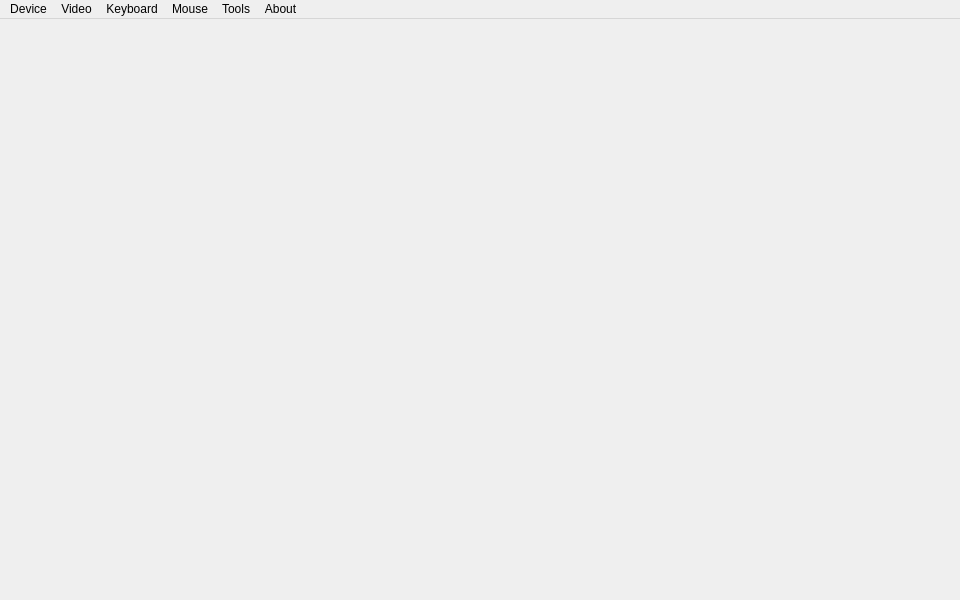
<?xml version="1.0" encoding="UTF-8"?>
<ui version="4.0">
 <class>main_window</class>
 <widget class="QMainWindow" name="main_window">
  <property name="geometry">
   <rect>
    <x>0</x>
    <y>0</y>
    <width>960</width>
    <height>600</height>
   </rect>
  </property>
  <property name="focusPolicy">
   <enum>Qt::FocusPolicy::StrongFocus</enum>
  </property>
  <property name="windowTitle">
   <string>USB KVM Client</string>
  </property>
  <widget class="QWidget" name="centralwidget"/>
  <widget class="QMenuBar" name="menubar">
   <property name="geometry">
    <rect>
     <x>0</x>
     <y>0</y>
     <width>960</width>
     <height>33</height>
    </rect>
   </property>
   <widget class="QMenu" name="menu_device_menu">
    <property name="title">
     <string>Device</string>
    </property>
    <addaction name="action_video_device_setup"/>
    <addaction name="action_video_device_connect"/>
    <addaction name="action_video_device_disconnect"/>
    <addaction name="separator"/>
    <addaction name="action_controller_device_setup"/>
    <addaction name="action_device_reload"/>
    <addaction name="action_device_reset"/>
    <addaction name="separator"/>
    <addaction name="action_minimize"/>
    <addaction name="action_exit"/>
   </widget>
   <widget class="QMenu" name="menu_keyboard">
    <property name="title">
     <string>Keyboard</string>
    </property>
    <widget class="QMenu" name="menu_shortcut_keys">
     <property name="title">
      <string>Shortcut keys</string>
     </property>
    </widget>
    <addaction name="action_pause_keyboard"/>
    <addaction name="action_reload_keyboard"/>
    <addaction name="separator"/>
    <addaction name="menu_shortcut_keys"/>
    <addaction name="action_custom_key"/>
    <addaction name="separator"/>
    <addaction name="action_paste_board"/>
    <addaction name="action_quick_paste"/>
    <addaction name="separator"/>
    <addaction name="action_system_hook"/>
    <addaction name="separator"/>
    <addaction name="action_indicator_light"/>
   </widget>
   <widget class="QMenu" name="menu_mouse">
    <property name="title">
     <string>Mouse</string>
    </property>
    <addaction name="action_pause_mouse"/>
    <addaction name="action_reload_mouse"/>
    <addaction name="separator"/>
    <addaction name="action_capture_mouse"/>
    <addaction name="action_release_mouse"/>
    <addaction name="separator"/>
    <addaction name="action_relative_mouse"/>
    <addaction name="action_hide_cursor"/>
   </widget>
   <widget class="QMenu" name="menu_tools">
    <property name="title">
     <string>Tools</string>
    </property>
    <addaction name="action_open_windows_device_manager"/>
    <addaction name="action_open_on_screen_keyboard"/>
    <addaction name="action_open_calculator"/>
    <addaction name="action_open_snipping_tool"/>
    <addaction name="action_open_notepad"/>
   </widget>
   <widget class="QMenu" name="menu_video">
    <property name="title">
     <string>Video</string>
    </property>
    <addaction name="action_fullscreen"/>
    <addaction name="action_resize_window"/>
    <addaction name="action_topmost"/>
    <addaction name="separator"/>
    <addaction name="action_keep_ratio"/>
    <addaction name="action_capture_frame"/>
    <addaction name="action_record_video"/>
   </widget>
   <widget class="QMenu" name="menu_about">
    <property name="title">
     <string>About</string>
    </property>
    <addaction name="action_about"/>
    <addaction name="separator"/>
    <addaction name="action_about_qt"/>
   </widget>
   <addaction name="menu_device_menu"/>
   <addaction name="menu_video"/>
   <addaction name="menu_keyboard"/>
   <addaction name="menu_mouse"/>
   <addaction name="menu_tools"/>
   <addaction name="menu_about"/>
  </widget>
  <widget class="QStatusBar" name="statusbar">
   <property name="styleSheet">
    <string notr="true">padding: 0px;</string>
   </property>
   <property name="sizeGripEnabled">
    <bool>false</bool>
   </property>
  </widget>
  <action name="action_video_device_setup">
   <property name="text">
    <string>Video device setup</string>
   </property>
   <property name="statusTip">
    <string>Video device setup</string>
   </property>
   <property name="shortcut">
    <string/>
   </property>
  </action>
  <action name="action_video_device_connect">
   <property name="text">
    <string>Connect</string>
   </property>
   <property name="statusTip">
    <string>Connect device</string>
   </property>
  </action>
  <action name="action_video_device_disconnect">
   <property name="text">
    <string>Disconnect</string>
   </property>
   <property name="statusTip">
    <string>Disconnect device</string>
   </property>
  </action>
  <action name="action_exit">
   <property name="text">
    <string>Exit</string>
   </property>
   <property name="statusTip">
    <string>Exit program</string>
   </property>
  </action>
  <action name="action_reload_keyboard">
   <property name="text">
    <string>Reload</string>
   </property>
  </action>
  <action name="action_reload_mouse">
   <property name="text">
    <string>Reload</string>
   </property>
  </action>
  <action name="action_minimize">
   <property name="text">
    <string>Minimize</string>
   </property>
   <property name="statusTip">
    <string>Minimize Window</string>
   </property>
  </action>
  <action name="action_device_reload">
   <property name="text">
    <string>Reload</string>
   </property>
   <property name="statusTip">
    <string>Reload device</string>
   </property>
  </action>
  <action name="action_release_mouse">
   <property name="text">
    <string>Release mouse</string>
   </property>
   <property name="statusTip">
    <string>Press Ctrl+Alt+F12 release mouse</string>
   </property>
  </action>
  <action name="action_capture_mouse">
   <property name="text">
    <string>Capture mouse</string>
   </property>
  </action>
  <action name="action_custom_key">
   <property name="text">
    <string>Custom key</string>
   </property>
  </action>
  <action name="action_open_on_screen_keyboard">
   <property name="text">
    <string>On-screen Keyboard</string>
   </property>
  </action>
  <action name="action_open_calculator">
   <property name="text">
    <string>Calculator</string>
   </property>
  </action>
  <action name="action_open_snipping_tool">
   <property name="text">
    <string>SnippingTool</string>
   </property>
  </action>
  <action name="action_open_notepad">
   <property name="text">
    <string>Notepad</string>
   </property>
  </action>
  <action name="action_indicator_light">
   <property name="text">
    <string>Indicator light</string>
   </property>
  </action>
  <action name="action_fullscreen">
   <property name="checkable">
    <bool>true</bool>
   </property>
   <property name="text">
    <string>Fullscreen</string>
   </property>
  </action>
  <action name="action_resize_window">
   <property name="text">
    <string>Resize window</string>
   </property>
  </action>
  <action name="action_keep_ratio">
   <property name="checkable">
    <bool>true</bool>
   </property>
   <property name="text">
    <string>Keep aspect ratio</string>
   </property>
  </action>
  <action name="action_topmost">
   <property name="checkable">
    <bool>true</bool>
   </property>
   <property name="text">
    <string>Topmost</string>
   </property>
  </action>
  <action name="action_paste_board">
   <property name="text">
    <string>Pasteboard</string>
   </property>
  </action>
  <action name="action_hide_cursor">
   <property name="checkable">
    <bool>true</bool>
   </property>
   <property name="text">
    <string>Hide cursor</string>
   </property>
  </action>
  <action name="action_capture_frame">
   <property name="text">
    <string>Capture frame</string>
   </property>
  </action>
  <action name="action_quick_paste">
   <property name="checkable">
    <bool>true</bool>
   </property>
   <property name="text">
    <string>Quick paste</string>
   </property>
   <property name="statusTip">
    <string>Press Ctrl+Alt+V to quickly send clipboard contents</string>
   </property>
  </action>
  <action name="action_open_windows_device_manager">
   <property name="text">
    <string>Windows Device Manager</string>
   </property>
  </action>
  <action name="action_num_keyboard">
   <property name="text">
    <string>Num Keyboard</string>
   </property>
  </action>
  <action name="action_record_video">
   <property name="checkable">
    <bool>true</bool>
   </property>
   <property name="text">
    <string>Record video</string>
   </property>
  </action>
  <action name="action_system_hook">
   <property name="checkable">
    <bool>true</bool>
   </property>
   <property name="text">
    <string>System hook</string>
   </property>
   <property name="statusTip">
    <string>Blocks the system from responding to user input</string>
   </property>
  </action>
  <action name="action_relative_mouse">
   <property name="checkable">
    <bool>true</bool>
   </property>
   <property name="text">
    <string>Relative mouse</string>
   </property>
  </action>
  <action name="action_controller_device_setup">
   <property name="text">
    <string>Controller device setup</string>
   </property>
   <property name="statusTip">
    <string>Controller setup</string>
   </property>
  </action>
  <action name="action_about_qt">
   <property name="text">
    <string>About Qt</string>
   </property>
  </action>
  <action name="action_about">
   <property name="text">
    <string>About</string>
   </property>
  </action>
  <action name="action_device_reset">
   <property name="text">
    <string>Reset</string>
   </property>
   <property name="statusTip">
    <string>Reset device</string>
   </property>
  </action>
  <action name="action_pause_keyboard">
   <property name="checkable">
    <bool>true</bool>
   </property>
   <property name="text">
    <string>Pause</string>
   </property>
  </action>
  <action name="action_pause_mouse">
   <property name="checkable">
    <bool>true</bool>
   </property>
   <property name="text">
    <string>Pause</string>
   </property>
  </action>
 </widget>
 <resources/>
 <connections/>
</ui>
